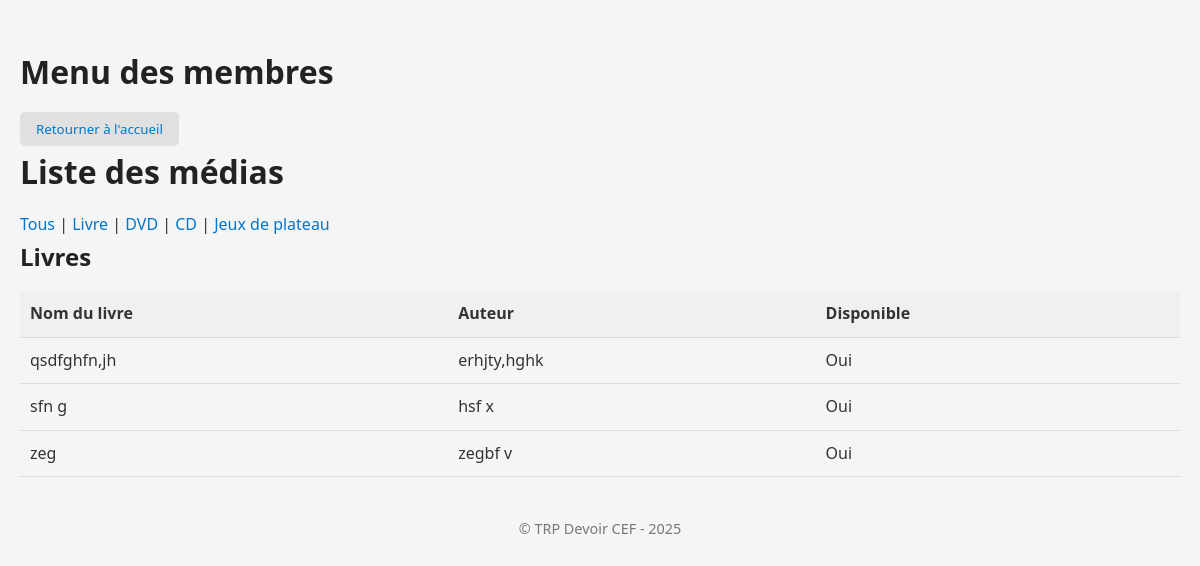
The app's page /membre/membres/?type=livre, older data.
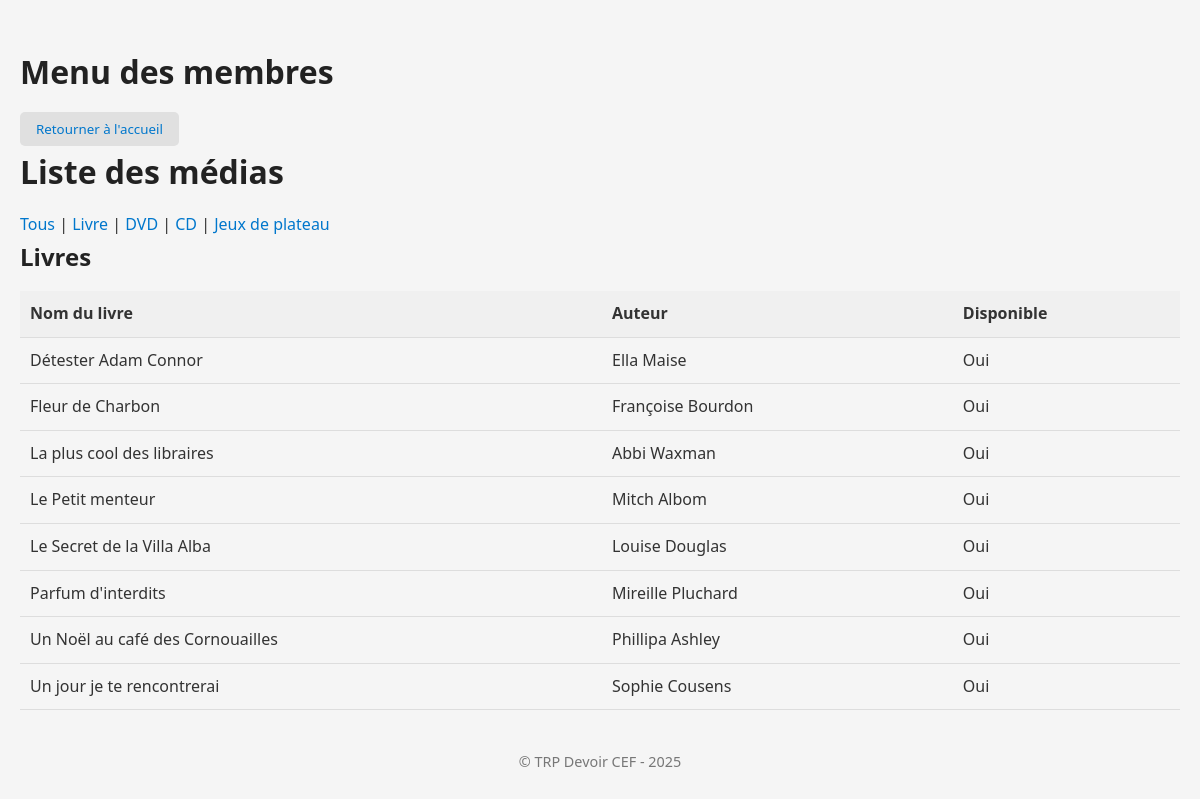
The same page, newer data.
### bibliothecaire/models.py (models this page shows, shortened)
class Media(models.Model):
    titre = models.CharField(max_length=100)
    disponible = models.BooleanField(default=True)
    date_emprunt = models.DateField(null=True, blank=True ) # Date d'emprunt (null si non emprunté)
    emprunteur = models.ForeignKey('Emprunteur', on_delete=models.SET_NULL, null=True, blank=True) # Emprunteur actuel
    class Meta:
        abstract = True

class Livre(Media):
        auteur = models.CharField(max_length=100)

### membre/views.py (the view)
# urls.py: path('membres/', liste_media_membres, name='liste_media_membre'),
def liste_media_membres(request):
    media_type = request.GET.get('type', 'tous')
    livres = Livre.objects.all().order_by('titre') if media_type in ['tous', 'livre'] else []
    dvds = DVD.objects.all().order_by('titre') if media_type in ['tous', 'dvd'] else []
    cds = CD.objects.all().order_by('titre') if media_type in ['tous', 'cd'] else []
    jeux = JeuDePlateau.objects.all().order_by('titre') if media_type in ['tous', 'jeu'] else []
    types = [
        {'type': 'tous', 'label': 'Tous'},
        {'type': 'livre', 'label': 'Livre'},
        {'type': 'dvd', 'label': 'DVD'},
        {'type': 'cd', 'label': 'CD'},
        {'type': 'jeu', 'label': 'Jeux de plateau'},
    ]
    return render(request, 'liste_media_membre.html', {
        'livres': livres,
        'dvds': dvds,
        'cds': cds,
        'jeux': jeux,
        'selected_type': media_type,
        'types': types,
    })

### membre/templates/liste_media_membre.html (shortened to what this page needs)
{% extends "base_membre.html" %}
{% block content %}
<h1>Liste des médias</h1>
<nav>
    {% for t in types %}
        <a href="?type={{ t.type }}" class="{% if selected_type == t.type %}selected{% endif %}">{{ t.label }}</a>{% if not forloop.last %} | {% endif %}
    {% endfor %}
</nav>
{% if livres %}
<h2>Livres</h2>
<table>
    <tr>
        <th>Nom du livre</th>
        <th>Auteur</th>
        <th>Disponible</th>
    </tr>
    {% for livre in livres %}
    <tr>
        <td>{{ livre.titre }}</td>
        <td>{{ livre.auteur }}</td>
        <td>{{ livre.disponible|yesno:"Oui,Non" }}</td>
    </tr>
    {% empty %}
    <tr>
        <td colspan="3">Aucun livre trouvé</td>
    </tr>
    {% endfor %}
</table>
{% endif %}
{% endblock %}

### membre/templates/base_membre.html (shortened to what this page needs)
<!DOCTYPE html>
<html lang="fr">
    {% load static %}
<head>
    <link rel="stylesheet" href="{% static 'style.css' %}" />
</head>
<body>
    <header>
        <h1>Menu des membres</h1>
    </header>
    <main>
        <button>
            <a href="{% url 'bibliothecaire:accueil' %}">Retourner à l'accueil</a>
        </button>
        {% block content %}{% endblock %}
    </main>
    <footer>
        &copy; TRP Devoir CEF - 2025
    </footer>
</body>
</html>

### bibliothecaire/static/css/style.css (style rules this page uses)
* { margin: 0; padding: 0; box-sizing: border-box; font-family: 'Segoe UI', Tahoma, Geneva, Verdana, sans-serif; }
body { background-color: #f5f5f5; color: #333; line-height: 1.6; padding: 20px; }
h1, h2, h3 { color: #222; margin-bottom: 15px; }
a { color: #0077cc; text-decoration: none; }
button, input[type="submit"] { background-color: #e0e0e0; color: #333; border: none; padding: 8px 16px; border-radius: 5px; cursor: pointer; transition: background-color 0.2s ease, transform 0.2s; }
table { width: 100%; border-collapse: collapse; margin-bottom: 20px; }
th, td { padding: 10px; text-align: left; border-bottom: 1px solid #ddd; }
th { background-color: #f0f0f0; }
footer { text-align: center; margin-top: 40px; color: #777; font-size: 0.9em; }

Row changes from the older to the newer data that the page shows:
removed Livre: titre "qsdfghfn,jh", auteur "erhjty,hghk", disponible "Oui"
removed Livre: titre "sfn g", auteur "hsf x", disponible "Oui"
removed Livre: titre "zeg", auteur "zegbf v", disponible "Oui"
added Livre: titre "Détester Adam Connor", auteur "Ella Maise", disponible "Oui"
added Livre: titre "Fleur de Charbon", auteur "Françoise Bourdon", disponible "Oui"
added Livre: titre "La plus cool des libraires", auteur "Abbi Waxman", disponible "Oui"
added Livre: titre "Le Petit menteur", auteur "Mitch Albom", disponible "Oui"
added Livre: titre "Le Secret de la Villa Alba", auteur "Louise Douglas", disponible "Oui"
added Livre: titre "Parfum d'interdits", auteur "Mireille Pluchard", disponible "Oui"
added Livre: titre "Un Noël au café des Cornouailles", auteur "Phillipa Ashley", disponible "Oui"
added Livre: titre "Un jour je te rencontrerai", auteur "Sophie Cousens", disponible "Oui"
